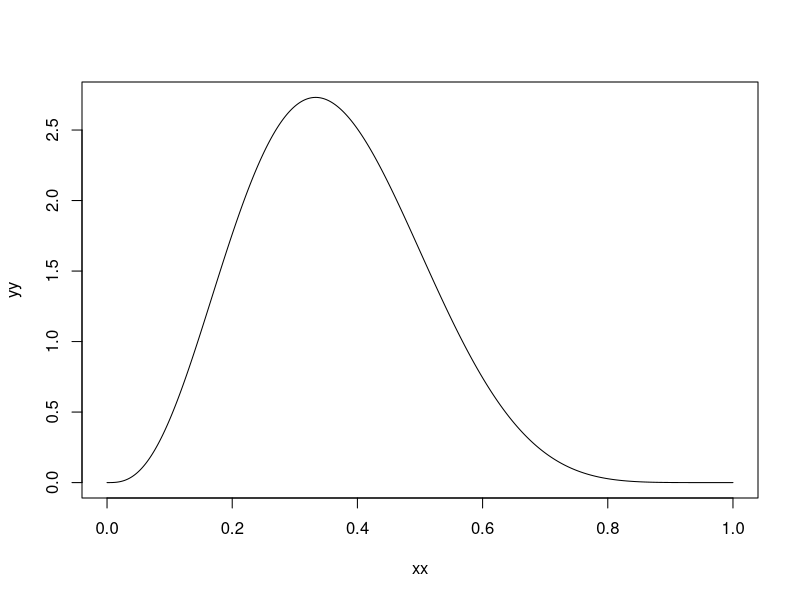
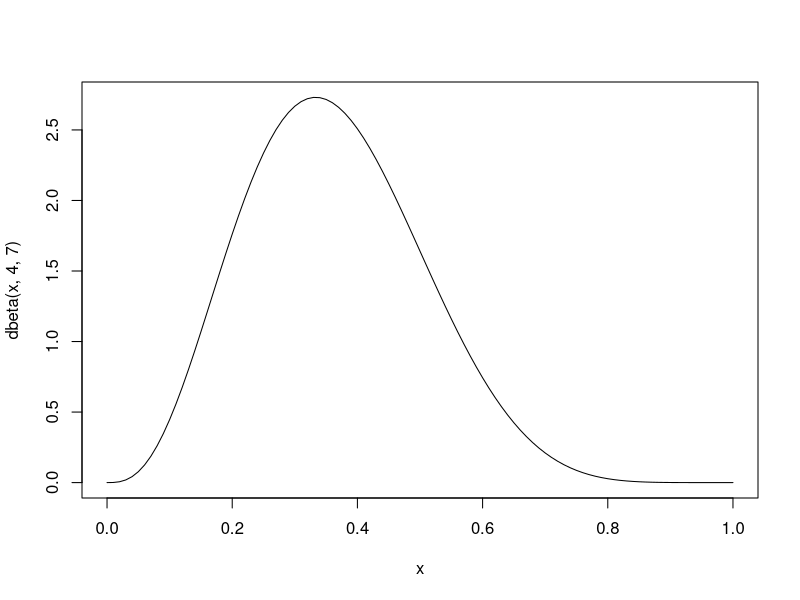

Write R code to recreate these figures, in order.
# Stat 601
# Lab 1
# Matt Dickenson

### beta density example
xx <- seq(0,1,length.out=1000)
yy <- dbeta(xx, 4,7)
plot(xx, yy, type='l')

# alternately
curve(dbeta(x,4,7))

### Simulation
n = 30
p = .7
nSims = 10000

cicalc <- function(n, p, nSims){
	
  sims <- rbinom(nSims, n, p)
  #plot(density(sims))

  # matrix for confidence intervals
  freq.ci = matrix(NA, nrow=nSims, ncol=4)
  unibayes.ci = matrix(NA, nrow=nSims, ncol=4)
  betabayes.ci = matrix(NA, nrow=nSims, ncol=4)
  colnames(freq.ci) <- colnames(unibayes.ci) <- colnames(betabayes.ci) <- c('low', 'hi', 'length', 'capture')

  freq.ci[,'low'] <- mean(sims) - 1.96*sd(sims)
  freq.ci[,'hi'] <- mean(sims) + 1.96*sd(sims)
  freq.ci[,'length'] <- freq.ci[,'hi'] - freq.ci[,'low']
  freq.ci[,'capture'] <- ifelse(sims>=freq.ci[,'low'], 1, 0)*ifelse(sims<=freq.ci[,'hi'], 1, 0)

  unibayes.ci[,'low'] <- qbeta(.025, sims, n-sims)
  unibayes.ci[,'hi'] <- qbeta(.975, sims, n-sims)
  unibayes.ci[,'length'] <- unibayes.ci[,'hi'] - unibayes.ci[,'low']
  unibayes.ci[,'capture'] <- ifelse(.7>=unibayes.ci[,'low'], 1, 0)*ifelse(.7<=unibayes.ci[,'hi'], 1, 0)

  betabayes.ci[,'low'] <- qbeta(.025, sims+5-1, n-sims+3-1)
  betabayes.ci[,'hi'] <- qbeta(.975, sims+5-1, n-sims+3-1)
  betabayes.ci[,'length'] <- betabayes.ci[,'hi'] - unibayes.ci[,'low']
  betabayes.ci[,'capture'] <- ifelse(.7>=betabayes.ci[,'low'], 1, 0)*ifelse(.7<=betabayes.ci[,'hi'], 1, 0)

  lengths <- c(mean(freq.ci[,'length'])/(n*p), mean(unibayes.ci[,'length']),mean(betabayes.ci[,'length']))

  coverage <- c(mean(freq.ci[,'capture']), mean(unibayes.ci[,'capture']), mean(betabayes.ci[,'capture']))

  output <- matrix(c(lengths, coverage), byrow=T, nrow=2, ncol=3)
  colnames(output) <- c('freq','uniform','beta')
  row.names(output) <- c('length', 'coverage')

  return(output)

}

cicalc(n=30, p=.7, nSims=10000)

#             freq   uniform      beta
# length   0.469335 0.3126386 0.2982443
# coverage 0.930100 0.9525000 0.9739000

cicalc(n=5, p=.7, nSims=10000)

#             freq  uniform     beta
# length   1.145184 0.727276 0.688167
# coverage 0.969500 0.972400 0.997100
